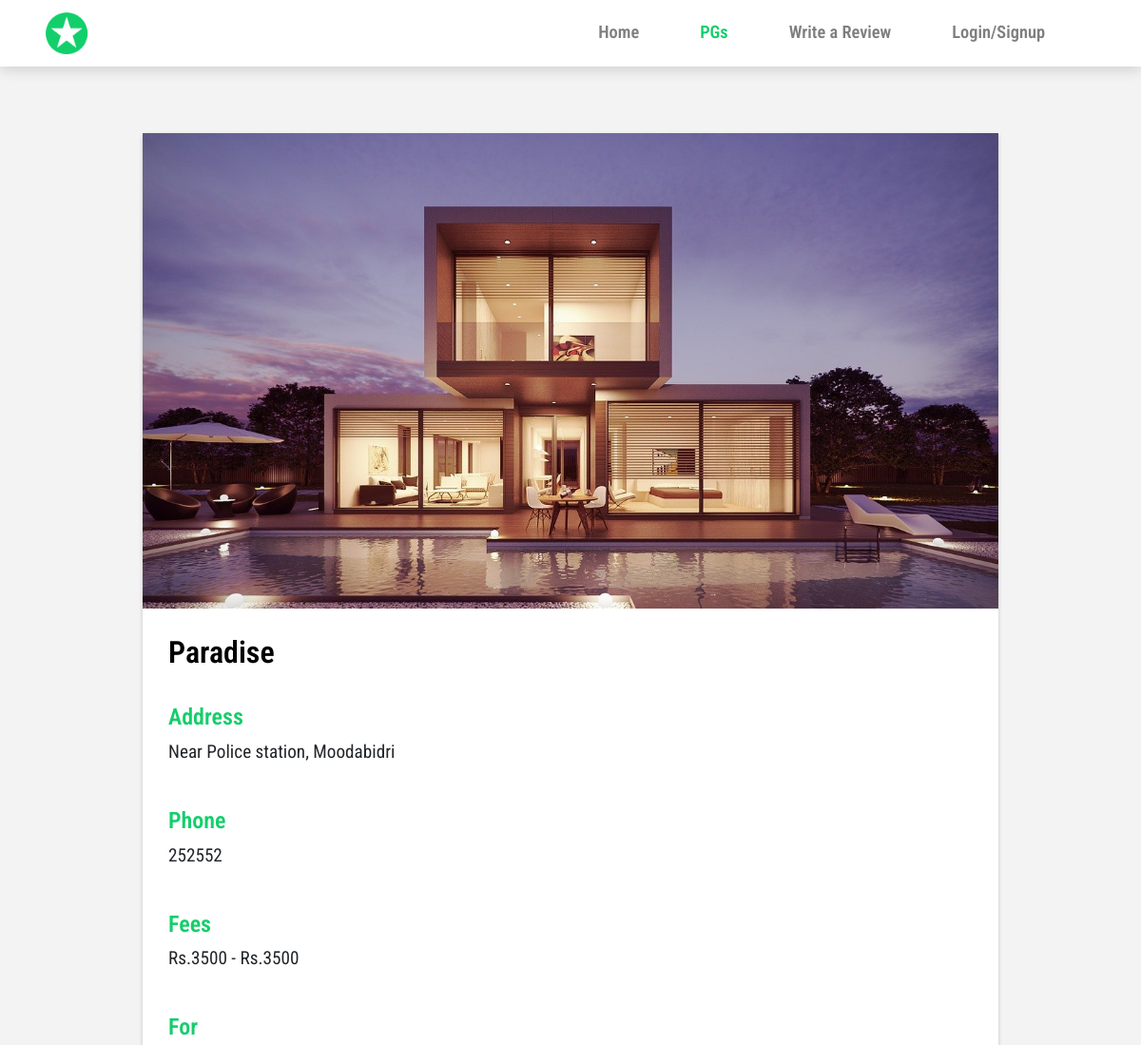
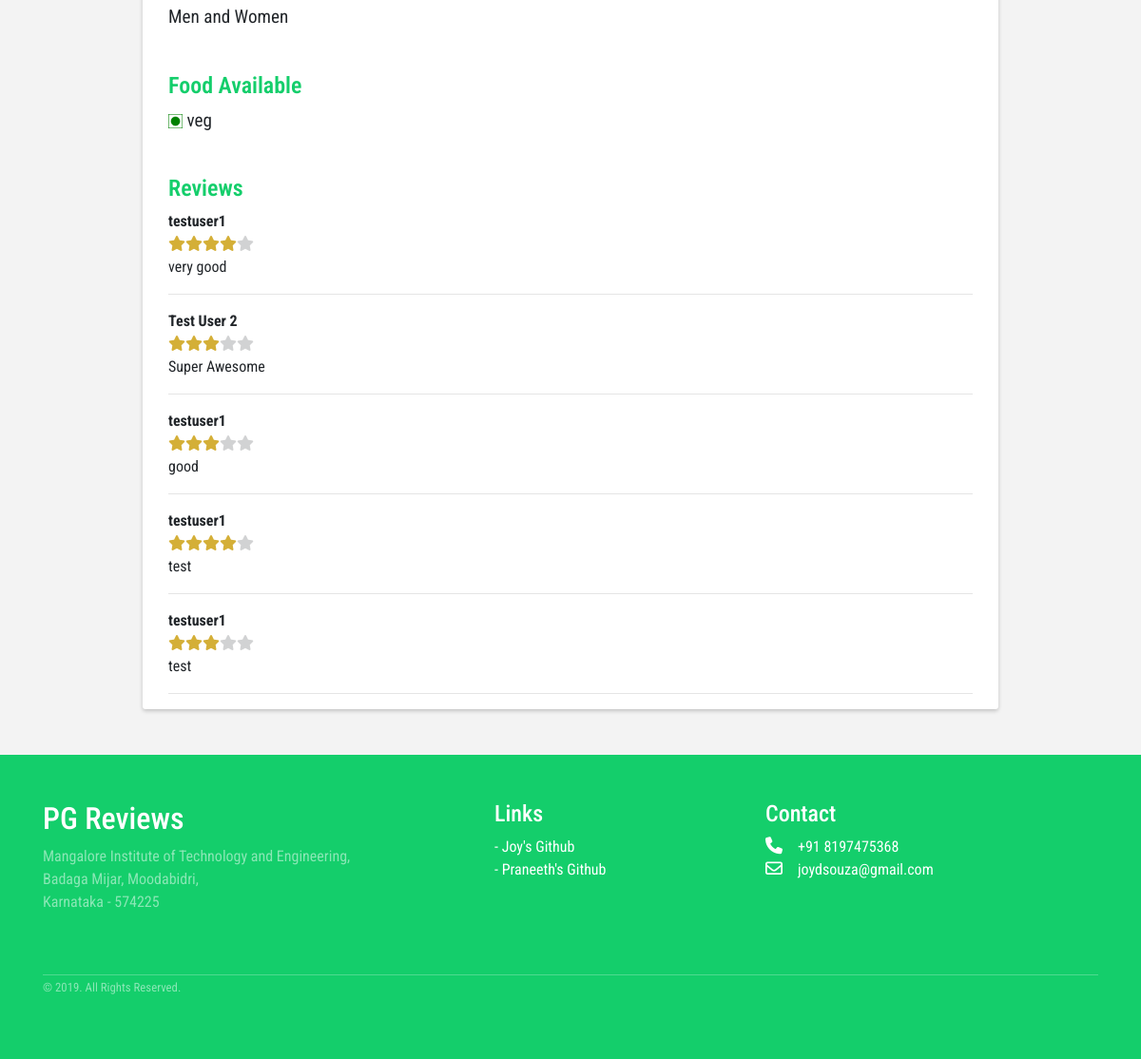
The page /showDetails.php?pid=1 on the database its author committed (2 pictures, top to bottom).
### tables this page shows
CREATE TABLE IF NOT EXISTS `pg` (
`pid` int(11) NOT NULL,
  `pname` varchar(255) DEFAULT NULL,
  `paddr` varchar(255) DEFAULT NULL,
  `phone` int(11) DEFAULT NULL,
  `foodType` varchar(255) DEFAULT NULL,
  `targetGender` varchar(2) DEFAULT NULL,
  `minFees` int(11) DEFAULT NULL,
  `maxFees` int(11) DEFAULT NULL
);

CREATE TABLE IF NOT EXISTS `reviews` (
`rid` int(11) NOT NULL,
  `comment` varchar(500) DEFAULT NULL,
  `stars` int(11) DEFAULT NULL,
  `pid` int(11) DEFAULT NULL,
  `uid` int(11) DEFAULT NULL
);

CREATE TABLE IF NOT EXISTS `users` (
`uid` int(11) NOT NULL,
  `name` varchar(255) DEFAULT NULL,
  `password` varchar(255) DEFAULT NULL
);

### showDetails.php (the view, shortened to what this page needs)
<!DOCTYPE html>
<html lang="en">
<head>
    <link rel="stylesheet" href="https://stackpath.bootstrapcdn.com/bootstrap/4.3.1/css/bootstrap.min.css"
>
    <link rel="stylesheet" href="./css/style.css">
</head>
<body style="background-color: #f3f3f3" class="team-body">
  <nav class="navbar fixed-top navbar-expand-lg navbar-light bg-light" style="background-color: white !important;">
    <div class="container">
      <a class="navbar-brand" href="#">
        <img src="./assets/reviews-logo--box2.png" alt="" width="50px">
      </a>
      <div class="collapse navbar-collapse" id="navbarNavAltMarkup">
        <div class="navbar-nav ml-auto" style="font-size: 1.15em !important">
          <a class="nav-item nav-link mr-5" href="index.php">Home</a>
          <a class="nav-item nav-link active mr-5" href="./pg.php">PGs</a>
          <a class="nav-item nav-link mr-5" href="./review.php">Write a Review</a>
          <?php
            if(isset($_SESSION['uid'])){
                  echo '<a class="nav-item nav-link mr-5" href="./logout.php">Logout</a>';
                  echo '<script>console.log(\''.$_SESSION['uid'].'\')</script>';
            }else{
                 echo '<a class="nav-item nav-link mr-5" href="./login.html">Login/Signup</a>';
            }
          ?>
        </div>
      </div>
    </div>
  </nav>
  <div class="container event-container" style="min-height:100vh; margin-top:60px">
    <div class="row">
        <div class="col-md-12 col-sm-12">
            <div class="container-fluid bg-white"  id="eventDumpArea" style="padding:unset">
                <?php
                    include('config.php');
                    $pid = $_GET['pid'];
                    $query = "SELECT * FROM pg WHERE pid = $pid";
                    $result = $db->query($query);
                    $row = $result->fetch_assoc();
                    echo '<div class="row">';
                    echo '<div class="col-md-12 col-sm-12" style="margin:0;">';
                    echo '<div class="event-d-img" style="background-image:url(./img/'.rand(1,5).'.jpg)">';
                    echo '</div>';
                    echo '</div>';
                    echo '</div>';
                    echo '<div class="row" style="padding-left:3%; padding-right:3%; padding-top:3%">';
                    echo ' <div class="col-md-12 col-sm-12">';
                    echo ' <h2 class="event-d-heading" style="color:black !important;">'.$row['pname'].'</h2>';
                   echo ' </div>';
                   echo ' </div>';
                   echo '<div class="row" style="padding-left:3%; padding-right:3%; padding-top:3%">';
                   echo ' <div class="col-md-12 col-sm-12">';
                   echo ' <h4 class="event-d-heading">Address</h4>';
                   echo '  <p style="font-size:1.2rem">'.$row['paddr'].'</p>  ';
                  echo ' </div>';
                  echo ' </div>';
                  echo '<div class="row" style="padding-left:3%; padding-right:3%; padding-top:3%">';
                  echo ' <div class="col-md-12 col-sm-12">';
                  echo ' <h4 class="event-d-heading">Phone</h4>';
                  echo '  <p style="font-size:1.2rem">'.$row['phone'].'</p>  ';
                 echo ' </div>';
                 echo ' </div>';
                 echo '<div class="row" style="padding-left:3%; padding-right:3%; padding-top:3%">';
                  echo ' <div class="col-md-12 col-sm-12">';
                  echo ' <h4 class="event-d-heading">Fees</h4>';
                  echo '  <p style="font-size:1.2rem"> Rs.'.$row['minFees'].' - Rs.'.$row['maxFees'].'</p>  ';
                 echo ' </div>';
                 echo ' </div>';
                  echo '<div class="row" style="padding-left:3%; padding-right:3%; padding-top:3%">';
                  echo ' <div class="col-md-12 col-sm-12">';
                  echo ' <h4 class="event-d-heading">For</h4>';
                  echo '  <p style="font-size:1.2rem">';
                  if($row['targetGender'] == 'M'){
                      echo 'Men';
                  }else if($row['targetGender'] == 'F'){
                    echo 'Women';
                  }else{
                    echo 'Men and Women';
                  }
                  echo '</p>  ';
                 echo ' </div>';
                 echo ' </div>';
                 echo '<div class="row" style="padding-left:3%; padding-right:3%; padding-top:3%">';
                 echo ' <div class="col-md-12 col-sm-12">';
                 echo ' <h4 class="event-d-heading">Food Available</h4>';
                 echo '  <p style="font-size:1.2rem">';
                 if($row['foodType'] == 'veg'){
                     echo  '<img src="./img/veg.png" width="15px"> '.$row['foodType'];
                 }else{
                    echo  '<img src="./img/nveg.png" width="15px"> '.$row['foodType'];
                 }
                 echo '</p>  ';
                echo ' </div>';
                echo ' </div>';
                echo '<div class="row" style="padding-left:3%; padding-right:3%; padding-top:3%">';
                echo ' <div class="col-md-12 col-sm-12">';
                echo ' <h4 class="event-d-heading">Reviews</h4>';
                $query = "SELECT * FROM reviews WHERE pid = $pid";
                $result = $db->query($query);
                if ($result->num_rows > 0) {
                    while($row = $result->fetch_assoc()) {
                        $uid = $row['uid'];
                        $q = "SELECT * FROM users WHERE uid='$uid'";
                        $uname = $db->query($q);
                        $uname = $uname->fetch_assoc();
                        echo '<span style="font-weight:700">'. $uname['name']. '</span><br/>';
                        for($i=0;$i<$row['stars'];$i++){
                            echo '<i class="fas fa-star" style=" color:#d4af37 ;"></i>';
                        }
                        for($i=0;$i<5-$row['stars'];$i++){
                            echo '<i class="fas fa-star" style="opacity:0.2"></i>';
                        }
                        echo '<p>'.$row['comment'].'</p><hr/>';
                    }
                } else {
                    echo '<h4 style="color:#d3d3d3">No reviews yet!</h4>';
                }
               echo ' </div>';
               echo ' </div>';
                ?>
            </div>
        </div>
    </div>
</div>
    <div class="pt-5 pb-5 footer mt-5">
      <div class="container">
        <div class="row">
          <div class="col-lg-5 col-xs-12 about-company">
            <h2>PG Reviews</h2>
            <p class="pr-5 text-white-50">Mangalore Institute of Technology and Engineering,<br>Badaga Mijar, Moodabidri,
              <br>Karnataka - 574225</p>
          </div>
          <div class="col-lg-3 col-xs-12 links mb-3">
            <h4 class="mt-lg-0 mt-sm-3">Links</h4>
            <ul class="m-0 p-0">
              <li>- <a href="https://github.com/dsouzajoy" target="_blank">Joy's Github</a></li>
              <li>- <a href="https://github.com/praneethrk" target="_blank">Praneeth's Github</a></li>
            </ul>
          </div>
          <div class="col-lg-4 col-xs-12 location">
            <h4 class="mt-lg-0 mt-sm-4">Contact</h4>
            <p class="mb-0"><i class="fa fa-phone mr-3"></i>+91 8197475368</p>
            <p><i class="fa fa-envelope-o mr-3"></i>joydsouza@gmail.com</p>
          </div>
        </div>
        <div class="row mt-5">
          <div class="col copyright">
            <p class=""><small class="text-white-50">© 2019. All Rights Reserved.</small></p>
          </div>
        </div>
      </div>
    </div>
</body>
</html>

### css/style.css (style rules this page uses)
* { box-sizing: border-box; }
html { max-width: 100vw !important; overflow-x: hidden !important; }
body { font-family: 'Roboto Condensed', sans-serif; overflow-x: hidden; max-width: 100vw !important; min-height: 100vh; }
nav { box-shadow: 0 3px 13px rgba(71, 52, 52, 0.2); }
.navbar-brand { font-weight: 700; font-size: 1.6em; }
.active { color: #14CE6B !important; }
.navbar { font-weight: 600; }
.navbar-collapse a { position: relative; }
.navbar-collapse a::after { content: ''; display: block; height: 3px; width: 100%; transform: scale(0); transform-origin: left; transition: all 0.3s ease-in-out; background-color: #14CE6B; }
#eventDumpArea { min-height:80vh; width:100%; box-shadow:0px 2px 4px rgba(0, 0, 0, 0.2); border-radius:3px; }
.event-container { padding-top:5rem; padding-left:10%; padding-right:10%; }
.event-d-img { width:100%; height:500px; background-size: cover; }
.event-d-heading { color:#14CE6B; font-weight: 600; }
.footer { background-color: #14CE6B; color: white; }
.footer .links ul { list-style-type: none; }
.footer .links li a { color: white; transition: color .2s; }
.footer .location i { font-size: 18px; }
.footer .copyright p { border-top: 1px solid rgba(255, 255, 255, 0.247); }

### rows shown on the page
pg: pname "Paradise", paddr "Near Police station, Moodabidri", phone "252552", minFees "3500", maxFees "3500", foodType "veg"
reviews: uid.name "testuser1", stars 4 (drawn), comment "very good"
reviews: uid.name "Test User 2", stars 3 (drawn), comment "Super Awesome"
reviews: uid.name "testuser1", stars 3 (drawn), comment "good"
reviews: uid.name "testuser1", stars 4 (drawn), comment "test"
reviews: uid.name "testuser1", stars 3 (drawn), comment "test"
